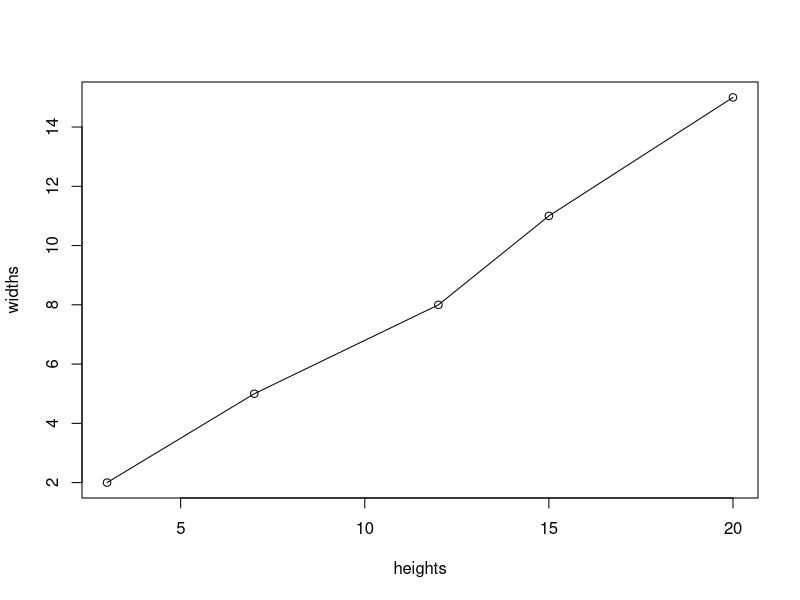
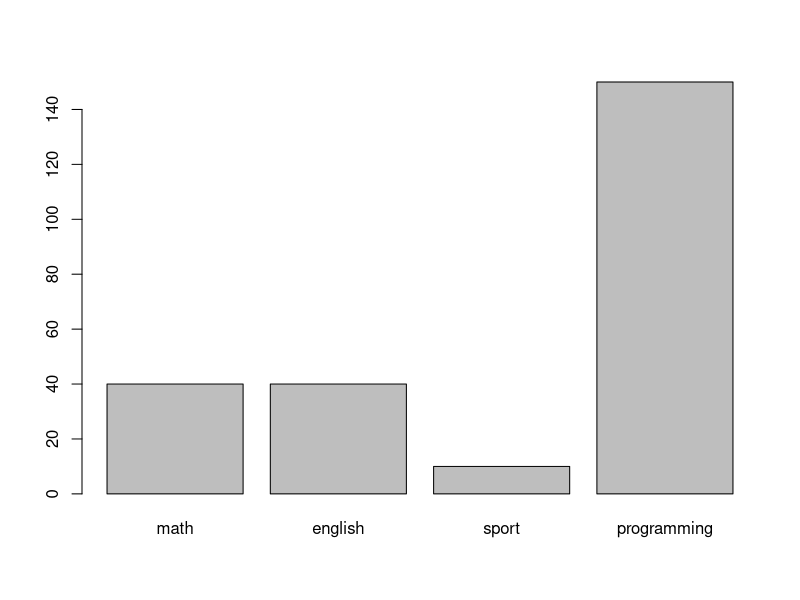

These charts were generated, in order, by the following R code:
## ---- chunk 1
35+777

13*47

675*15

849*629
## ---- chunk 2
1111111 * 1111111
## ---- chunk 3
heights <- c(3, 7, 12, 15, 20);
widths <- c(2, 5, 8, 11, 15);
square <- heights * widths;
print(square);
## ---- chunk 4
plot(heights, widths);
lines(heights, widths);
## ---- chunk 5
learn <-c("math" = 40, "english"= 40,"sport" = 10, "programming" = 150);
barplot(learn);
## ---- chunk 6
drinks <-rnorm(10000, mean = 450, sd = 4);
print(mean(drinks > 455));
